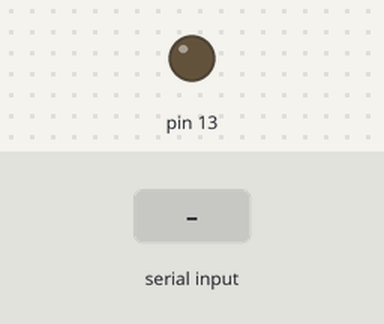
This sketch was run on a simulated Arduino Uno, built with avr-gcc and run on an emulated ATmega328P. Shown: output pins drawn as LEDs (lit = HIGH). The inputs (shaded band) are chosen by the test bench.

Above: at 1.2 s.
1.3 s: "h" received over Serial
At 1.6 s:
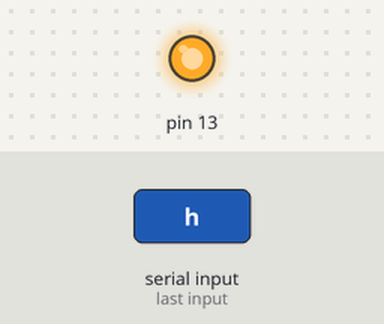
2.8 s: "l" received over Serial
At 4.0 s:
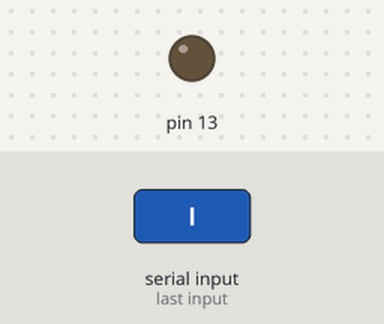
Timing chart, 0 to 5.8 s (numbered marks = the images above; inputs shaded):
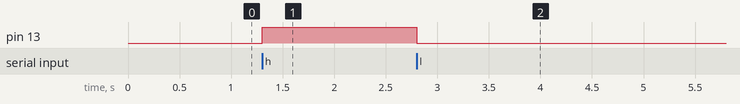

Measured:
- after the input at 1.3 s, pin 13: LOW → HIGH at once
- after the input at 2.8 s, pin 13: HIGH → LOW at once

The sketch:

arduino.noit.dm.ino
```cpp
char c;
void setup() {
  Serial.begin(9600);
  pinMode(13, OUTPUT);
}

void loop() {
  if(Serial.available() > 0){
    c = Serial.read();
  }

  if(c == 'h')
    digitalWrite(13, HIGH);

  if(c == 'l')
    digitalWrite(13, LOW);

  delay(20);
}
```
